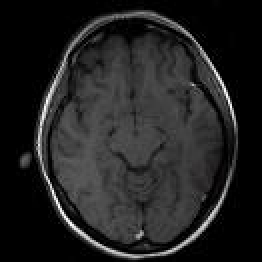
%> input picture evaluated_segmenters/Chan-VeseActiveContours/Chan_Vese_from_matlab/brain.jpg, 131 x 131 px (shown 2 times larger)
$ octave demo_chenvese.m   (GNU Octave 9; MATLAB toolbox functions it lacks are replaced by stand-ins)
%> lines starting %> are read from the running program, lines starting %| are printed output that depends on the picture; in (x1, y1, x2, y2) boxes, pixels count from 0 and x2, y2 are one past the last pixel; in counts of white or black regions, pixels touching at a corner belong together; the program's own positions count from 1
### evaluated_segmenters/Chan-VeseActiveContours/Chan_Vese_from_matlab/chenvese.m
%==========================================================================
%
%   Active contour with Chen-Vese Method
%   for image segementation
%
%   Implemented by Yue Wu (yue.wu@tufts.edu)
%   Tufts University
%   Feb 2009
%   http://sites.google.com/site/rexstribeofimageprocessing/
%
%   all rights reserved
%   Last update 02/26/2009
%--------------------------------------------------------------------------
%   Usage of varibles:
%   input:
%       I           = any gray/double/RGB input image
%       mask        = initial mask, either customerlized or built-in
%       num_iter    = total number of iterations
%       mu          = weight of length term
%       method      = submethods pick from ('chen','vector','multiphase')
%
%   Types of built-in mask functions
%       'small'     = create a small circular mask
%       'medium'    = create a medium circular mask
%       'large'     = create a large circular mask
%       'whole'     = create a mask with holes around
%       'whole+small' = create a two layer mask with one layer small
%                       circular mask and the other layer with holes around
%                       (only work for method 'multiphase')
%   Types of methods
%       'chen'      = general CV method
%       'vector'    = CV method for vector image
%       'multiphase'= CV method for multiphase (2 phases applied here)
%
%   output:
%       phi0        = updated level set function
%
%--------------------------------------------------------------------------
%
% Description: This code implements the paper: "Active Contours Without
% Edges" by Chan and Vese for method 'chen', the paper:"Active Contours Without
% Edges for vector image" by Chan and Vese for method 'vector', and the paper
% "A Multiphase Level Set Framework for Image Segmentation Using the
% Mumford and Shah Model" by Chan and Vese.
%
%--------------------------------------------------------------------------
% Deomo: Please see HELP file for details
%==========================================================================

function seg = chenvese(I,mask,num_iter,mu,method)

%%
%-- Default settings
%   length term mu = 0.2 and default method = 'chan'
  if(~exist('mu','var'))
    mu=0.2;
  end

  if(~exist('method','var'))
    method = 'chan';
  end

%-- End default settings

%%
%-- Initializations on input image I and mask
%  resize original image
   s = 200./min(size(I,1),size(I,2)); % resize scale
   if s<1
       I = imresize(I,s);
   end

%   auto mask settings
  if ischar(mask)
      switch lower (mask)
          case 'small'
              mask = maskcircle2(I,'small');
          case 'medium'
              mask = maskcircle2(I,'medium');
          case 'large'
              mask = maskcircle2(I,'large');
          case 'whole'
              mask = maskcircle2(I,'whole');
              %mask = init_mask(I,30);
          case 'whole+small'
              m1 = maskcircle2(I,'whole');
              m2 = maskcircle2(I,'small');
              mask = zeros(size(I,1),size(I,2),2);
              mask(:,:,1) = m1(:,:,1);
              mask(:,:,2) = m2(:,:,2);
          otherwise
              error('unrecognized mask shape name (MASK).');
      end
  else
      if s<1
          mask = imresize(mask,s);
      end
      if size(mask,1)>size(I,1) || size(mask,2)>size(I,2)
          error('dimensions of mask unmathch those of the image.')
      end
      switch lower(method)
          case 'multiphase'
              if  (size(mask,3) == 1)
                  error('multiphase requires two masks but only gets one.')
              end
      end

  end


switch lower(method)
    case 'chan'
        if size(I,3)== 3
            P = rgb2gray(uint8(I));
            P = double(P);
        elseif size(I,3) == 2
            P = 0.5.*(double(I(:,:,1))+double(I(:,:,2)));
        else
            P = double(I);
        end
        layer = 1;

    case 'vector'
        s = 200./min(size(I,1),size(I,2)); % resize scale
        I = imresize(I,s);
        mask = imresize(mask,s);
        layer = size(I,3);
        if layer == 1
            display('only one image component for vector image')
        end
        P = double(I);

    case 'multiphase'
        layer = size(I,3);
        if size(I,1)*size(I,2)>200^2
            s = 200./min(size(I,1),size(I,2)); % resize scale
            I = imresize(I,s);
            mask = imresize(mask,s);
        end

        P = double(I);  %P store the original image
    otherwise
        error('!invalid method')
end
%-- End Initializations on input image I and mask

%%
%--   Core function
switch lower(method)
    case {'chan','vector'}
        %-- SDF
        %   Get the distance map of the initial mask

        mask = mask(:,:,1);
        phi0 = bwdist(mask)-bwdist(1-mask)+im2double(mask)-.5;
        %   initial force, set to eps to avoid division by zeros
        force = eps;
        %-- End Initialization

        %-- Display settings
          figure();
          subplot(2,2,1); imshow(I); title('Input Image');
          subplot(2,2,2); contour(flipud(phi0), [0 0], 'r','LineWidth',1); title('initial contour');
          subplot(2,2,3); title('Segmentation');
        %-- End Display original image and mask

        %-- Main loop
          for n=1:num_iter
              inidx = find(phi0>=0); % frontground index
              outidx = find(phi0<0); % background index
              force_image = 0; % initial image force for each layer
              for i=1:layer
                  L = im2double(P(:,:,i)); % get one image component
                  c1 = sum(sum(L.*Heaviside(phi0)))/(length(inidx)+eps); % average inside of Phi0
                  c2 = sum(sum(L.*(1-Heaviside(phi0))))/(length(outidx)+eps); % verage outside of Phi0
                  force_image=-(L-c1).^2+(L-c2).^2+force_image;
                  % sum Image Force on all components (used for vector image)
                  % if 'chan' is applied, this loop become one sigle code as a
                  % result of layer = 1
              end

              % calculate the external force of the image
              force = mu*kappa(phi0)./max(max(abs(kappa(phi0))))+1/layer.*force_image;

              % normalized the force
              force = force./(max(max(abs(force))));

              % get stepsize dt
              dt=0.5;

              % get parameters for checking whether to stop
              old = phi0;
              phi0 = phi0+dt.*force;
              new = phi0;
              indicator = checkstop(old,new,dt);

              % intermediate output
              if(mod(n,20) == 0)
                 showphi(I,phi0,n);
              end;
              if indicator % decide to stop or continue
                  showphi(I,phi0,n);

                  %make mask from SDF
                  seg = phi0<=0; %-- Get mask from levelset

                  subplot(2,2,4); imshow(seg); title('Global Region-Based Segmentation');

                  return;
              end
          end;
          showphi(I,phi0,n);

          %make mask from SDF
          seg = phi0<=0; %-- Get mask from levelset

          subplot(2,2,4); imshow(seg); title('Global Region-Based Segmentation');
    case 'multiphase'
        %-- Initializations
        %   Get the distance map of the initial masks
        mask1 = mask(:,:,1);
        mask2 = mask(:,:,2);
        phi1=bwdist(mask1)-bwdist(1-mask1)+im2double(mask1)-.5;%Get phi1 from the initial mask 1
        phi2=bwdist(mask2)-bwdist(1-mask2)+im2double(mask2)-.5;%Get phi1 from the initial mask 2

        %-- Display settings
        figure();
        subplot(2,2,1);
        if layer ~= 1
            imshow(I); title('Input Image');
        else
            imagesc(P); axis image; colormap(gray);title('Input Image');
        end
        subplot(2,2,2);
        hold on
        contour(flipud(mask1),[0,0],'r','LineWidth',2.5);
        contour(flipud(mask1),[0,0],'x','LineWidth',1);
        contour(flipud(mask2),[0,0],'g','LineWidth',2.5);
        contour(flipud(mask2),[0,0],'x','LineWidth',1);
        title('initial contour');
        hold off
        subplot(2,2,3); title('Segmentation');
        %-- End display settings

        %Main loop
        for n=1:num_iter
              %-- Narrow band for each phase
              nb1 = find(phi1<1.2 & phi1>=-1.2); %narrow band of phi1
              inidx1 = find(phi1>=0); %phi1 frontground index
              outidx1 = find(phi1<0); %phi1 background index

              nb2 = find(phi2<1.2 & phi2>=-1.2); %narrow band of phi2
              inidx2 = find(phi2>=0); %phi2 frontground index
              outidx2 = find(phi2<0); %phi2 background index
              % [7 lines of commented-out code are left out]

              cc11 = intersect(inidx1,inidx2); %index belong to (phi1>0 & phi2>0)
              cc12 = intersect(inidx1,outidx2); %index belong to (phi1>0 & phi2<0)
              cc21 = intersect(outidx1,inidx2); %index belong to (phi1<0 & phi2>0)
              cc22 = intersect(outidx1,outidx2); %index belong to (phi1<0 & phi2<0)

              f_image11 = 0;
              f_image12 = 0;
              f_image21 = 0;
              f_image22 = 0; % initial image force for each layer

              for i=1:layer
                  L = im2double(P(:,:,i)); % get one image component

              if isempty(cc11)
                  c11 = eps;
              else
                  c11 = mean(L(cc11));
              end

              if isempty(cc12)
                  c12 = eps;
              else
                  c12 = mean(L(cc12));
              end

              if isempty(cc21)
                  c21 = eps;
              else
                  c21 = mean(L(cc21));
              end

              if isempty(cc22)
                  c22 = eps;
              else
                  c22 = mean(L(cc22));
              end

              %-- End mean calculation

              %-- Force calculation and normalization
              % force on each partition

              f_image11=(L-c11).^2.*Heaviside(phi1).*Heaviside(phi2)+f_image11;
              f_image12=(L-c12).^2.*Heaviside(phi1).*(1-Heaviside(phi2))+f_image12;
              f_image21=(L-c21).^2.*(1-Heaviside(phi1)).*Heaviside(phi2)+f_image21;
              f_image22=(L-c22).^2.*(1-Heaviside(phi1)).*(1-Heaviside(phi2))+f_image22;
              end

                  % sum Image Force on all components (used for vector image)
                  % if 'chan' is applied, this loop become one sigle code as a
                  % result of layer = 1

              % calculate the external force of the image

              % curvature on phi1
              curvature1 = mu*kappa(phi1);
              curvature1 = curvature1(nb1);
              % image force on phi1
              fim1 = 1/layer.*(-f_image11(nb1)+f_image21(nb1)-f_image12(nb1)+f_image22(nb1));
              fim1 = fim1./max(abs(fim1)+eps);

              % curvature on phi2
              curvature2 = mu*kappa(phi2);
              curvature2 = curvature2(nb2);
              % image force on phi2
              fim2 = 1/layer.*(-f_image11(nb2)+f_image12(nb2)-f_image21(nb2)+f_image22(nb2));
              fim2 = fim2./max(abs(fim2)+eps);

              % force on phi1 and phi2
              force1 = curvature1+fim1;
              force2 = curvature2+fim2;
              %-- End force calculation

              % detal t
              dt = 1.5;

              old(:,:,1) = phi1;
              old(:,:,2) = phi2;

              %update of phi1 and phi2
              phi1(nb1) = phi1(nb1)+dt.*force1;
              phi2(nb2) = phi2(nb2)+dt.*force2;

              new(:,:,1) = phi1;
              new(:,:,2) = phi2;

              indicator = checkstop(old,new,dt);

              if indicator
                 showphi(I, new, n);
                 %make mask from SDF
                 seg11 = (phi1>0 & phi2>0); %-- Get mask from levelset
                 seg12 = (phi1>0 & phi2<0);
                 seg21 = (phi1<0 & phi2>0);
                 seg22 = (phi1<0 & phi2<0);

                 se = strel('disk',1);
                 aa1 = imerode(seg11,se);
                 aa2 = imerode(seg12,se);
                 aa3 = imerode(seg21,se);
                 aa4 = imerode(seg22,se);
                 seg = aa1+2*aa2+3*aa3+4*aa4;

                 subplot(2,2,4); imagesc(seg);axis image;title('Global Region-Based Segmentation');

                  return
              end
              % re-initializations
              phi1 = reinitialization(phi1, 0.6);%sussman(phi1, 0.6);%
              phi2 = reinitialization(phi2, 0.6);%sussman(phi2,0.6);

              %intermediate output
              if(mod(n,20) == 0)
                 phi(:,:,1) = phi1;
                 phi(:,:,2) = phi2;
                 showphi(I, phi, n);
              end;
          end;
          phi(:,:,1) = phi1;
          phi(:,:,2) = phi2;
          showphi(I, phi, n);
          %make mask from SDF
        seg11 = (phi1>0 & phi2>0); %-- Get mask from levelset
        seg12 = (phi1>0 & phi2<0);
        seg21 = (phi1<0 & phi2>0);
        seg22 = (phi1<0 & phi2<0);

        se = strel('disk',1);
        aa1 = imerode(seg11,se);
        aa2 = imerode(seg12,se);
        aa3 = imerode(seg21,se);
        aa4 = imerode(seg22,se);
        seg = aa1+2*aa2+3*aa3+4*aa4;
        %seg = bwlabel(seg);
        subplot(2,2,4); imagesc(seg);axis image;title('Global Region-Based Segmentation');
end

### evaluated_segmenters/Chan-VeseActiveContours/Chan_Vese_from_matlab/kappa.m
function KG = kappa(I)
% get curvature information of input image
% input: 2D image I
% output: curvature matrix KG

% Copyright (c) 2009,
% Yue Wu @ ECE Department, Tufts University
% All Rights Reserved

I = double(I);
[m,n] = size(I);
P = padarray(I,[1,1],1,'pre');
P = padarray(P,[1,1],1,'post');

% central difference
fy = P(3:end,2:n+1)-P(1:m,2:n+1);
fx = P(2:m+1,3:end)-P(2:m+1,1:n);
fyy = P(3:end,2:n+1)+P(1:m,2:n+1)-2*I;
fxx = P(2:m+1,3:end)+P(2:m+1,1:n)-2*I;
fxy = 0.25.*(P(3:end,3:end)-P(1:m,3:end)+P(3:end,1:n)-P(1:m,1:n));
G = (fx.^2+fy.^2).^(0.5);
K = (fxx.*fy.^2-2*fxy.*fx.*fy+fyy.*fx.^2)./((fx.^2+fy.^2+eps).^(1.5));
KG = K.*G;
KG(1,:) = eps;
KG(end,:) = eps;
KG(:,1) = eps;
KG(:,end) = eps;
KG = KG./max(max(abs(KG)));

### evaluated_segmenters/Chan-VeseActiveContours/Chan_Vese_from_matlab/checkstop.m
function indicator = checkstop(old,new,dt)
% indicate whether we should performance further iteraions or stop

% Copyright (c) 2009,
% Yue Wu @ ECE Department, Tufts University
% All Rights Reserved

layer = size(new,3);

for i = 1:layer
    old_{i} = old(:,:,i);
    new_{i} = new(:,:,i);
end

if layer
    ind = find(abs(new)<=.5);
    M = length(ind);
    Q = sum(abs(new(ind)-old(ind)))./M;
    if Q<=dt*.18^2
        indicator = 1;
    else
        indicator = 0;
    end
else
    ind1 = find(abs(old_{1})<1);
    ind2 = find(abs(old_{2})<1);
    M1 = length(ind1);
    M2 = length(ind2);
    Q1 = sum(abs(new_{1}(ind1)-old_{1}(ind1)))./M1;
    Q2 = sum(abs(new_{2}(ind2)-old_{2}(ind2)))./M2;
    if Q1<=dt*.18^2 && Q2<=dt*.18^2
        indicator = 1;
    else
        indicator = 0;
    end
end
return

### evaluated_segmenters/Chan-VeseActiveContours/Chan_Vese_from_matlab/showphi.m
function showphi(I, phi, i)
% show curve evolution of phi

% Copyright (c) 2009,
% Yue Wu @ ECE Department, Tufts University
% All Rights Reserved

for j = 1:size(phi,3)
    phi_{j} = phi(:,:,j);
end
  imshow(I,'initialmagnification','fit','displayrange',[0 255]);
  hold on;

  if size(phi,3) == 1
      contour(phi_{1}, [0 0], 'r','LineWidth',4);
      contour(phi_{1}, [0 0], 'g','LineWidth',1.3);
  else
      contour(phi_{1}, [0 0], 'r','LineWidth',4);
      contour(phi_{1}, [0 0], 'x','LineWidth',1.3);
      contour(phi_{2}, [0 0], 'g','LineWidth',4);
      contour(phi_{2}, [0 0], 'x','LineWidth',1.3);
  end
  hold off;
  title([num2str(i) ' Iterations']);
  drawnow;

### evaluated_segmenters/Chan-VeseActiveContours/Chan_Vese_from_matlab/demo_chenvese.m
% demo for chenvese function
% Copyright (c) 2009,
% Yue Wu @ ECE Department, Tufts University
% All Rights Reserved
% http://sites.google.com/site/rexstribeofimageprocessing/
%%
%-- Chan & Vese method on gray and color image
%   Find contours of objects
close all
clear all

I = imread('brain.jpg');
%> I is the input picture: size 131x131x3 uint8; mean R, G, B 34, 34, 34
% Customerlized Mask
m = zeros(size(I,1),size(I,2));
m(20:120,20:120) = 1;
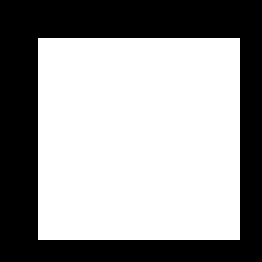
%> m: size 131x131 double (shown 2 times larger); values 0 (black) and 1 (white), 59.4% white; 1 black region, box (x1, y1, x2, y2) and area: (0, 0, 131, 131) 6960
seg = chenvese(I,m,500,0.1,'chan'); % ability on gray image
%> the loop in chenvese, `for n=1:num_iter` made 500 passes
%> (M in checkstop, Q in checkstop) on passes 1 to 3: (373, 0.0649), (373, 0.0649), (372, 0.064)
%> pass 1, in chenvese, `force = mu*kappa(phi0)./max(max(abs(kappa(phi0))))+1/layer.*force_image;`:
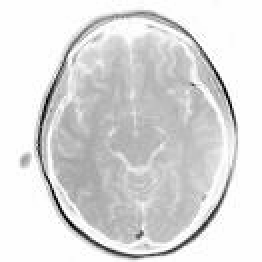
%> force: size 131x131 double (shown 2 times larger); min -19582.7, max 2598.1, mean -357.2; drawn with min black and max white
%> pass 1, in chenvese, `phi0 = phi0+dt.*force;`:
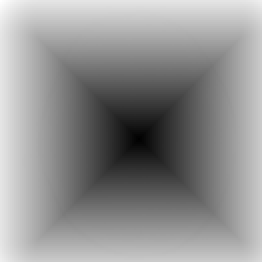
%> phi0: size 131x131 single (shown 2 times larger); min -50.59, max 26.44, mean -6.5; drawn with min black and max white
%> after the loop in chenvese, `for n=1:num_iter`:
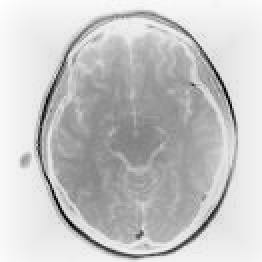
%> phi0: size 131x131 single (shown 2 times larger); min -261.5, max 63.45, mean -7.7; drawn with min black and max white
%> (the run ends here)
